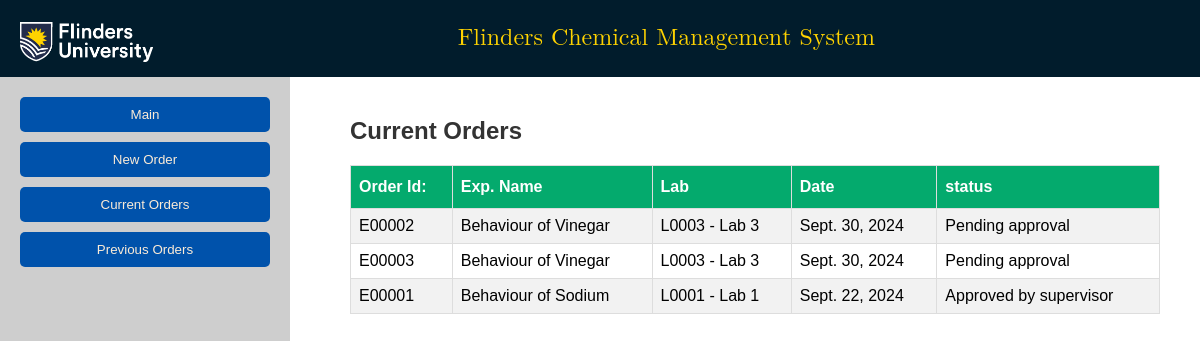
Before: /current_order/ with the older database file.
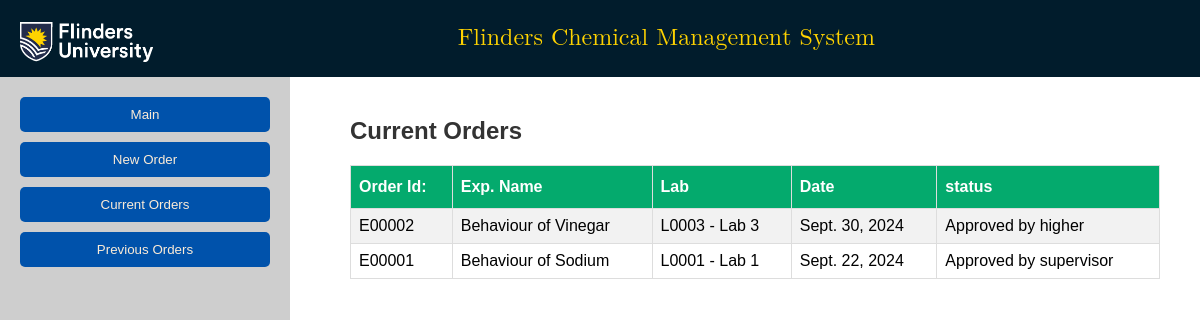
After: the same page with the newer database file.
### furc/models.py (models this page shows, shortened)
class Order(models.Model):
    order_id = models.CharField(primary_key=True, max_length=10)
    exp_name = models.CharField(max_length=100)
    lab_id = models.ForeignKey(Laboratory, on_delete=models.CASCADE)
    exp_procedure = models.FileField(upload_to= custom_file_upload_path_exp)
    risk_assessment = models.FileField(upload_to= custom_file_upload_path_risk)
    order_date = models.DateField(editable=False, auto_now_add=True)
    updated_date = models.DateField(default=None, null=True)
    order_status = models.CharField(max_length=30, choices=ORDER_STATUS, default='Requested')

class Laboratory(models.Model):
    lab_id = models.CharField(primary_key=True, max_length=10)
    lab_name = models.CharField(max_length=50)
    center_id = models.ForeignKey(ResearchCenter, on_delete=models.CASCADE, null=True, blank=True)
    storage_locations = GenericRelation(StorageLocation)
    def __str__(self):
        return f'{self.lab_id} - {self.lab_name}'

### furc/views.py (the view)
# urls.py: path('current_order/', views.currentOrder, name='currentOrder'),
def currentOrder(request):
    current_order = Order.objects.all().exclude(order_status='Closed').exclude(order_status='Rejected by supervisor').exclude(order_status='Rejected by higher').order_by('-order_date')
    params = {'orders':current_order}
    return render(request, 'furc/current_order.html', params)

### furc/templates/furc/current_order.html (shortened to what this page needs)
<!DOCTYPE html> {% load static %}
<html lang="en">
<head>
    <link rel="stylesheet" href="{% static 'css/style.css' %}">
</head>
<body>
    <header class="header">
        <div class="logo">
            <img src="{% static 'images/flinder-logo_white.png' %}" alt="Flinders University Logo" style="height: 50px;">
        </div>
        <div class="title">
            <p class="headerTitle">Flinders Chemical Management System</p>
        </div>
    </header>
    <div class="container">
        <div class="sidebar">
            <button><a href="/researchStaff/">Main</a></button>
            <button><a href="/new_order/">New Order</a></button>
            <button><a href="/current_order/">Current Orders</a></button>
            <button><a href="/previous_order/">Previous Orders</a></button>
        </div>
        <div class="content">
            <div id="current-orders" class="content-section">
                <h2>Current Orders</h2>
                <table id="customers" style="border-radius:20px;">
                            <tr>
                                <th>Order Id:</th>
                                <th>Exp. Name</th>
                                <th>Lab</th>
                                <th>Date</th>
                                <th>status</th>
                            </tr>
                    {% for item in orders %}
                            <tr>
                                <td>{{item.order_id}}</td>
                                <td>{{item.exp_name}}</td>
                                <td>{{item.lab_id}}</td>
                                <td>{{item.order_date}}</td>
                                <td>{{item.order_status}}</td>
                            </tr>
                    {% endfor %}
                        </table>
            </div>
        </div>
    </div>
</body>
</html>

Changed rows visible on the page:
no longer on this page (row edited): Order: order_id "E00003", exp_name "Behaviour of Vinegar", lab_id "L0003 - Lab 3", order_date "Sept. 30, 2024", order_status "Pending approval"
changed Order "Behaviour of Vinegar": order_status "Pending approval" → "Approved by higher"
